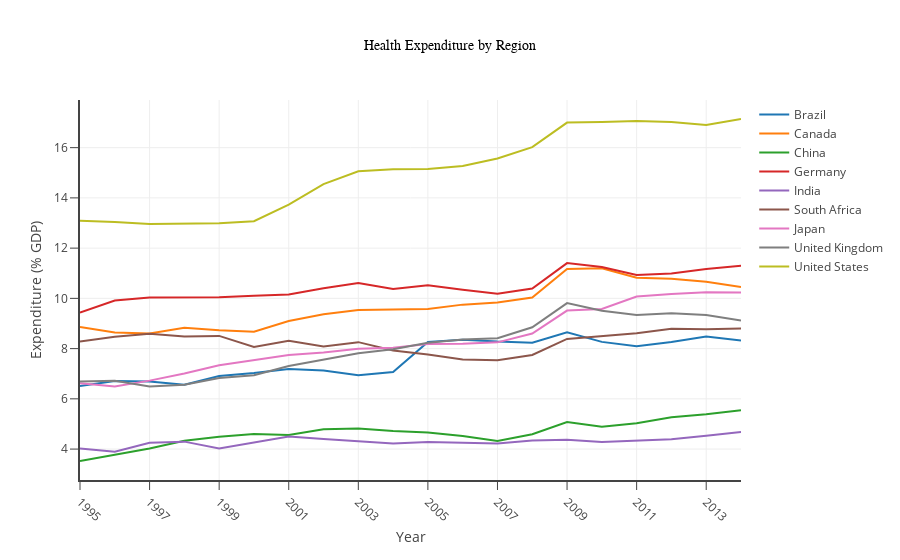

The code cell stored with this chart in its notebook:
### Code cell
dt_br = Scatter(x=df_mc.Year, y=df_mc['Brazil'], name="Brazil")
dt_ca = Scatter(x=df_mc.Year, y=df_mc['Canada'] , name="Canada" )
dt_ch = Scatter(x=df_mc.Year, y=df_mc['China'], name="China")
dt_ge = Scatter(x=df_mc.Year, y=df_mc['Germany'], name="Germany" )
dt_in = Scatter(x=df_mc.Year, y=df_mc['India'] , name="India" )
dt_ja = Scatter(x=df_mc.Year, y=df_mc['Japan'], name="Japan")
dt_sa = Scatter(x=df_mc.Year, y=df_mc['South Africa'], name="South Africa" )
dt_uk = Scatter(x=df_mc.Year, y=df_mc['United Kingdom'], name="United Kingdom")
dt_us = Scatter(x=df_mc.Year, y=df_mc['United States'], name="United States" )

data = [dt_br, dt_ca, dt_ch, dt_ge, dt_in, dt_sa, dt_ja, dt_uk, dt_us]
layout = dict(title="Health Expenditure by Region", titlefont=dict(size =14, color='black', family='Arial, sans-serif'),
              yaxis=dict(title='Expenditure (% GDP)', showline=True,ticklen=8,tick0=4, dtick=2,linewidth=2),
              xaxis=dict(title='Year', tick0=1995, dtick=2, tickangle=45, showline=True,ticklen=8,linewidth=2)
              #,legend=dict(x=-0.1, y=1)
             )
fig = dict(data=data, layout=layout)
iplot(fig, filename='hebyrg_plotly.png')

### Figure 1 — Plotly figure (JSON) as saved in the notebook; plotly's stock layout.template omitted (floating-point values rounded to 4 significant figures)
{"data": [{"name": "Brazil", "type": "scatter", "x": [1995, 1996, 1997, 1998, 1999, 2000, 2001, 2002, 2003, 2004, 2005, 2006, 2007, 2008, 2009, 2010, 2011, 2012, 2013, 2014], "y": [6.511, 6.707, 6.692, 6.56, 6.91, 7.028, 7.191, 7.13, 6.943, 7.068, 8.267, 8.356, 8.281, 8.238, 8.649, 8.267, 8.09, 8.261, 8.483, 8.323]}, {"name": "Canada", "type": "scatter", "x": [1995, 1996, 1997, 1998, 1999, 2000, 2001, 2002, 2003, 2004, 2005, 2006, 2007, 2008, 2009, 2010, 2011, 2012, 2013, 2014], "y": [8.861, 8.637, 8.604, 8.827, 8.73, 8.669, 9.096, 9.37, 9.54, 9.556, 9.573, 9.751, 9.835, 10.03, 11.17, 11.2, 10.82, 10.78, 10.67, 10.45]}, {"name": "China", "type": "scatter", "x": [1995, 1996, 1997, 1998, 1999, 2000, 2001, 2002, 2003, 2004, 2005, 2006, 2007, 2008, 2009, 2010, 2011, 2012, 2013, 2014], "y": [3.525, 3.786, 4.025, 4.334, 4.488, 4.597, 4.558, 4.785, 4.821, 4.723, 4.658, 4.522, 4.318, 4.589, 5.075, 4.886, 5.029, 5.265, 5.386, 5.548]}, {"name": "Germany", "type": "scatter", "x": [1995, 1996, 1997, 1998, 1999, 2000, 2001, 2002, 2003, 2004, 2005, 2006, 2007, 2008, 2009, 2010, 2011, 2012, 2013, 2014], "y": [9.431, 9.914, 10.03, 10.05, 10.05, 10.1, 10.15, 10.4, 10.62, 10.37, 10.52, 10.34, 10.18, 10.39, 11.4, 11.25, 10.93, 10.99, 11.16, 11.3]}, {"name": "India", "type": "scatter", "x": [1995, 1996, 1997, 1998, 1999, 2000, 2001, 2002, 2003, 2004, 2005, 2006, 2007, 2008, 2009, 2010, 2011, 2012, 2013, 2014], "y": [4.019, 3.897, 4.248, 4.296, 4.026, 4.264, 4.497, 4.401, 4.297, 4.22, 4.282, 4.247, 4.227, 4.339, 4.376, 4.28, 4.331, 4.389, 4.529, 4.685]}, {"name": "South Africa", "type": "scatter", "x": [1995, 1996, 1997, 1998, 1999, 2000, 2001, 2002, 2003, 2004, 2005, 2006, 2007, 2008, 2009, 2010, 2011, 2012, 2013, 2014], "y": [8.284, 8.472, 8.589, 8.485, 8.506, 8.068, 8.315, 8.086, 8.257, 7.927, 7.769, 7.568, 7.533, 7.747, 8.386, 8.504, 8.614, 8.795, 8.775, 8.797]}, {"name": "Japan", "type": "scatter", "x": [1995, 1996, 1997, 1998, 1999, 2000, 2001, 2002, 2003, 2004, 2005, 2006, 2007, 2008, 2009, 2010, 2011, 2012, 2013, 2014], "y": [6.623, 6.49, 6.726, 7.009, 7.341, 7.533, 7.747, 7.848, 7.996, 8.035, 8.182, 8.194, 8.249, 8.599, 9.514, 9.578, 10.07, 10.17, 10.25, 10.23]}, {"name": "United Kingdom", "type": "scatter", "x": [1995, 1996, 1997, 1998, 1999, 2000, 2001, 2002, 2003, 2004, 2005, 2006, 2007, 2008, 2009, 2010, 2011, 2012, 2013, 2014], "y": [6.694, 6.721, 6.491, 6.563, 6.826, 6.941, 7.311, 7.568, 7.812, 7.979, 8.235, 8.363, 8.416, 8.851, 9.81, 9.507, 9.339, 9.411, 9.339, 9.115]}, {"name": "United States", "type": "scatter", "x": [1995, 1996, 1997, 1998, 1999, 2000, 2001, 2002, 2003, 2004, 2005, 2006, 2007, 2008, 2009, 2010, 2011, 2012, 2013, 2014], "y": [13.09, 13.04, 12.96, 12.99, 12.99, 13.07, 13.73, 14.55, 15.06, 15.14, 15.15, 15.27, 15.57, 16.02, 17.0, 17.02, 17.06, 17.02, 16.9, 17.14]}], "layout": {"title": "Health Expenditure by Region", "titlefont": {"color": "black", "family": "Arial, sans-serif", "size": 14}, "xaxis": {"dtick": 2, "linewidth": 2, "showline": true, "tick0": 1995, "tickangle": 45, "ticklen": 8, "title": "Year"}, "yaxis": {"dtick": 2, "linewidth": 2, "showline": true, "tick0": 4, "ticklen": 8, "title": "Expenditure (% GDP)"}}}
